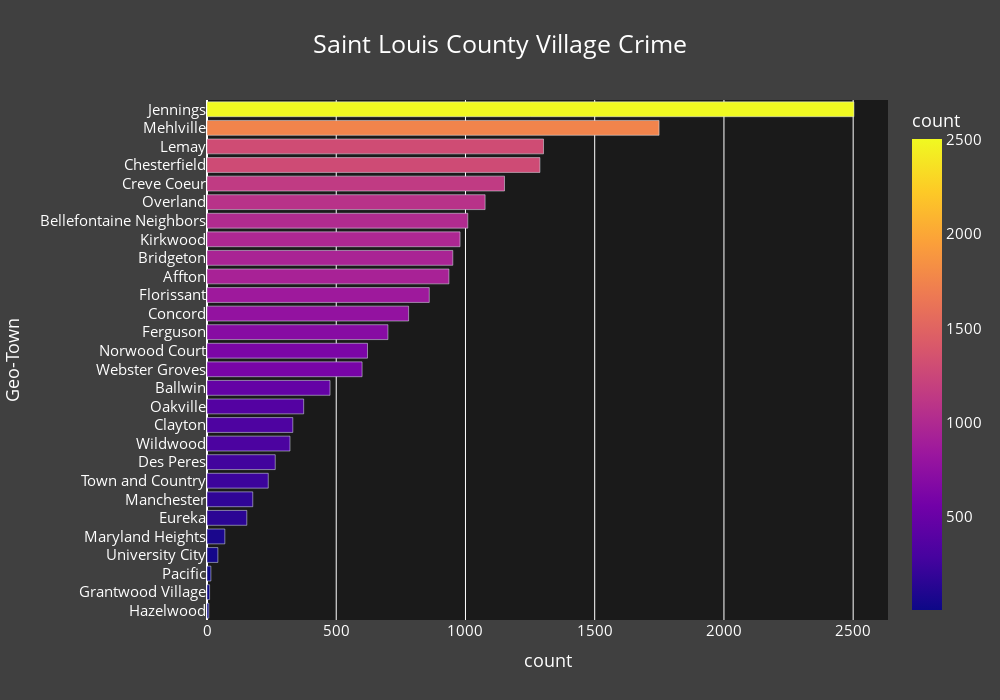

This figure's notebook cell:
### Code cell
# Create Value Count DataFrame
stl_df_Towns_vc = pd.DataFrame(stl_df['Geo-Town'].value_counts().reset_index())

# Create BarChart
stl_df_Towns_BarChart = px.bar(stl_df_Towns_vc,     # DataFrame
             x='count',                                                       # X Column
             y='Geo-Town',                                            # y Column
             color='count',                                        # Color Variable
             title="Saint Louis County Town Crime",       # Title of Map
             orientation='h',                                                 # Chart Orientation
             height=700,                                                      # Height of Chart
             width=1000)                                                      # Width of Chart

# Update Layout Information
stl_df_Towns_BarChart.update_layout(title_x=0.5,                                 # X Position of Title
                                          title_y=0.95,                                # y Position of Title
                                          font_color="White",
                                          font_size=15,
                                          title_font_color="White",
                                          title_font_size=25,
                                          legend_title_font_color="green",
                                          paper_bgcolor='rgba(17,17,17, .8)',
                                          plot_bgcolor='rgba(17,17,17, .8)',
                                          yaxis=dict(autorange="reversed"))     # Set Title Size & Color  

# Display Chart
stl_df_Towns_BarChart.show()

### Figure 1 — Plotly figure (JSON) as saved in the notebook; plotly's stock layout.template omitted (floating-point values rounded to 4 significant figures)
{"data": [{"alignmentgroup": "True", "hovertemplate": "count=%{marker.color}<br>Geo-Town=%{y}<extra></extra>", "legendgroup": "", "marker": {"color": [2503, 1749, 1302, 1288, 1151, 1076, 1009, 979, 951, 936, 860, 780, 700, 621, 600, 476, 374, 332, 321, 264, 237, 177, 154, 69, 42, 15, 10, 7], "coloraxis": "coloraxis", "pattern": {"shape": ""}}, "name": "", "offsetgroup": "", "orientation": "h", "showlegend": false, "textposition": "auto", "type": "bar", "x": [2503, 1749, 1302, 1288, 1151, 1076, 1009, 979, 951, 936, 860, 780, 700, 621, 600, 476, 374, 332, 321, 264, 237, 177, 154, 69, 42, 15, 10, 7], "xaxis": "x", "y": ["Jennings", "Mehlville", "Lemay", "Chesterfield", "Creve Coeur", "Overland", "Bellefontaine Neighbors", "Kirkwood", "Bridgeton", "Affton", "Florissant", "Concord", "Ferguson", "Norwood Court", "Webster Groves", "Ballwin", "Oakville", "Clayton", "Wildwood", "Des Peres", "Town and Country", "Manchester", "Eureka", "Maryland Heights", "University City", "Pacific", "Grantwood Village", "Hazelwood"], "yaxis": "y"}], "layout": {"barmode": "relative", "coloraxis": {"colorbar": {"title": {"text": "count"}}, "colorscale": [[0, "#0d0887"], [0.1111, "#46039f"], [0.2222, "#7201a8"], [0.3333, "#9c179e"], [0.4444, "#bd3786"], [0.5556, "#d8576b"], [0.6667, "#ed7953"], [0.7778, "#fb9f3a"], [0.8889, "#fdca26"], [1, "#f0f921"]]}, "font": {"color": "White", "size": 15}, "height": 700, "legend": {"title": {"font": {"color": "green"}}, "tracegroupgap": 0}, "paper_bgcolor": "rgba(17,17,17, .8)", "plot_bgcolor": "rgba(17,17,17, .8)", "title": {"font": {"color": "White", "size": 25}, "text": "Saint Louis County Village Crime", "x": 0.5, "y": 0.95}, "width": 1000, "xaxis": {"anchor": "y", "domain": [0, 1], "title": {"text": "count"}}, "yaxis": {"anchor": "x", "autorange": "reversed", "domain": [0, 1], "title": {"text": "Geo-Town"}}}}
